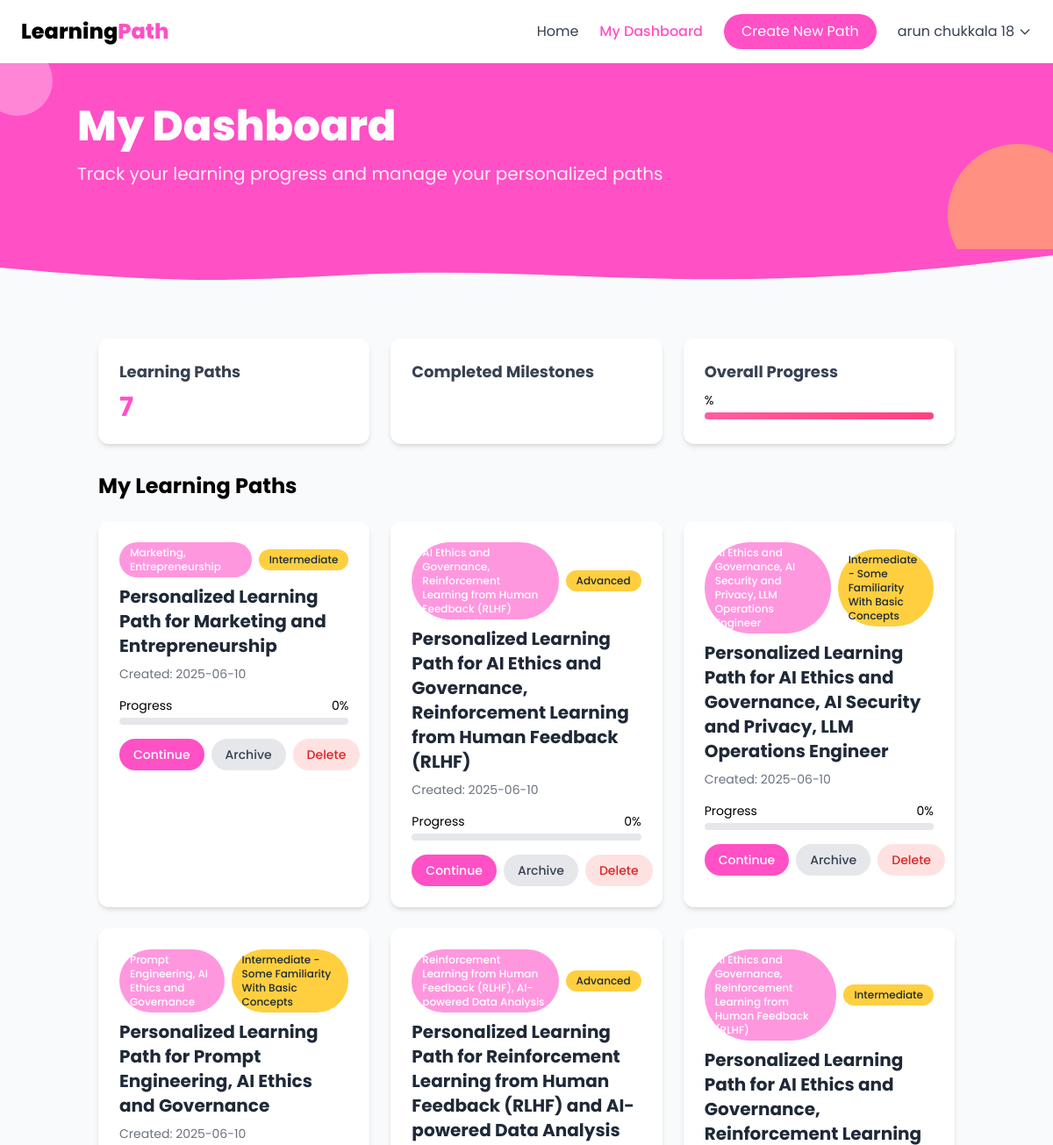
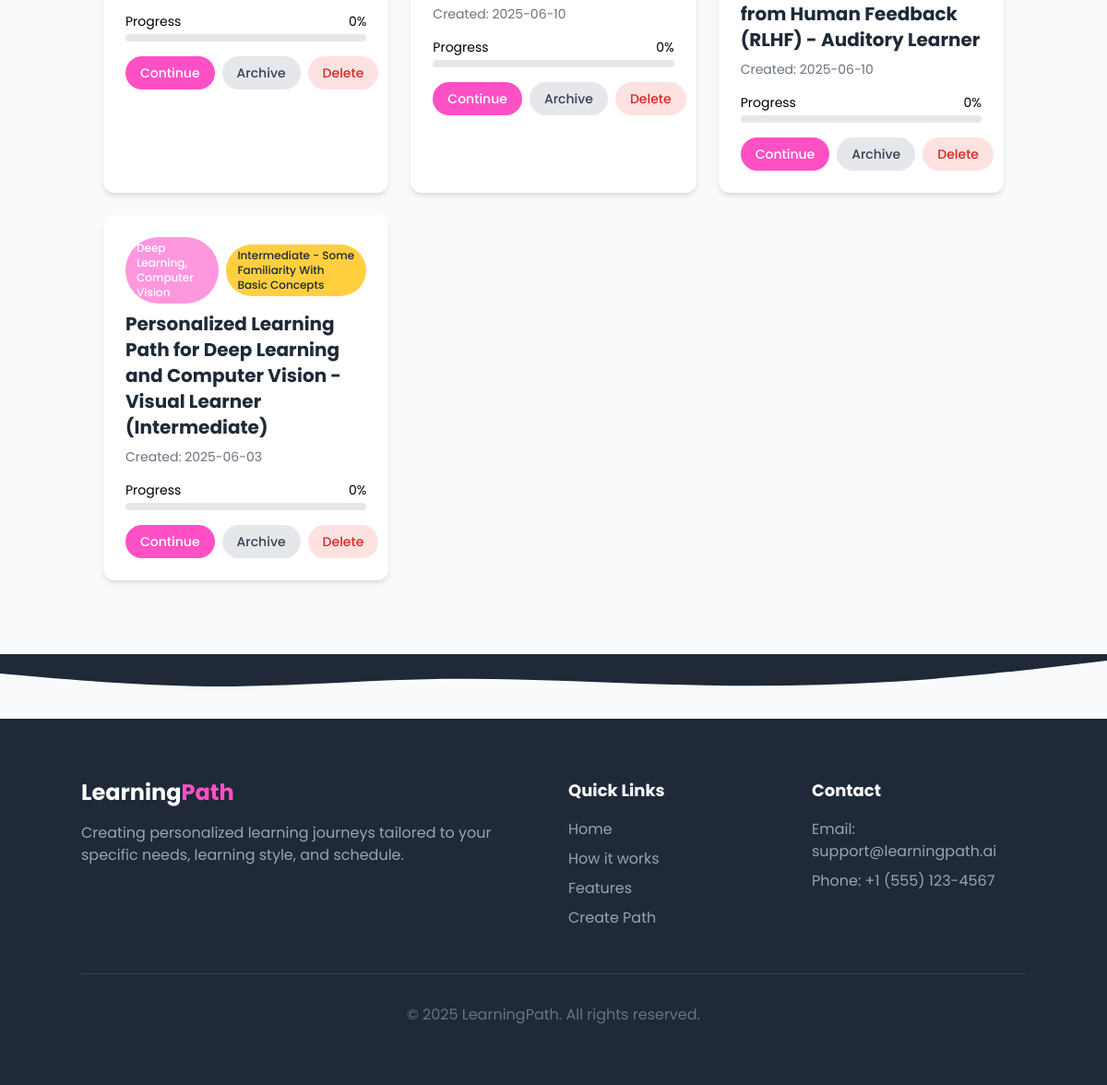
The app's page /dashboard (signed in) with its own data (2 pictures, top to bottom).
### web_app/models.py (models this page shows, shortened)
class User(UserMixin, db.Model):
    __tablename__ = 'users'
    id = db.Column(db.Integer, primary_key=True)
    username = db.Column(db.String(64), index=True, unique=True, nullable=False)
    email = db.Column(db.String(120), index=True, unique=True, nullable=False)
    password_hash = db.Column(db.String(256))
    created_at = db.Column(db.DateTime, default=datetime.utcnow)
    learning_paths = db.relationship('UserLearningPath', backref='author', lazy='dynamic')

class UserLearningPath(db.Model):
    __tablename__ = 'user_learning_paths'
    id = db.Column(db.String(36), primary_key=True, default=lambda: str(uuid.uuid4()))
    user_id = db.Column(db.Integer, db.ForeignKey('users.id'), nullable=False)
    path_data_json = db.Column(db.JSON, nullable=False)
    title = db.Column(db.String(200), nullable=True) # Extracted from path_data for easier display
    topic = db.Column(db.String(100), nullable=True) # Extracted from path_data
    created_at = db.Column(db.DateTime, index=True, default=datetime.utcnow)
    last_accessed_at = db.Column(db.DateTime, default=datetime.utcnow)
    is_archived = db.Column(db.Boolean, default=False)
    progress_entries = db.relationship('LearningProgress', backref='path', lazy='dynamic', cascade='all, delete-orphan')

### web_app/main_routes.py (the view)
@bp.route('/dashboard')
@login_required
def dashboard():
    user_paths = UserLearningPath.query.filter_by(
        user_id=current_user.id,
        is_archived=False
    ).order_by(UserLearningPath.created_at.desc()).all()
    archived_paths = UserLearningPath.query.filter_by(
        user_id=current_user.id,
        is_archived=True
    ).order_by(UserLearningPath.created_at.desc()).all()
    paths_with_progress = []
    total_milestones = 0
    completed_milestones = 0
    for path in user_paths:
        progress_entries = LearningProgress.query.filter_by(
            user_learning_path_id=path.id
        ).all()
        path_total = len(progress_entries)
        path_completed = sum(1 for entry in progress_entries if entry.status == 'completed')
        if path_total > 0:
            progress_percentage = int((path_completed / path_total) * 100)
        else:
            progress_percentage = 0
        total_milestones += path_total
        completed_milestones += path_completed
        paths_with_progress.append({
            'id': path.id,
            'title': path.title,
            'topic': path.topic,
            'expertise_level': path.path_data_json.get('expertise_level', 'Beginner') if path.path_data_json else 'Beginner',
            'created_at': path.created_at.strftime('%Y-%m-%d') if path.created_at else datetime.datetime.now().strftime('%Y-%m-%d'),
            'progress_percentage': progress_percentage,
            'completed': path_completed,
            'total': path_total,
            'is_archived': path.is_archived
        })
    overall_progress = int((completed_milestones / total_milestones) * 100) if total_milestones > 0 else 0
    archived_paths_data = [{
        'id': path.id,
        'title': path.title,
        'topic': path.topic,
        'expertise_level': path.path_data_json.get('expertise_level', 'Beginner'),
        'created_at': path.created_at.strftime('%Y-%m-%d')
    } for path in archived_paths]
    return render_template('dashboard.html',
                          user_paths=paths_with_progress,
                          archived_paths=archived_paths_data,
                          stats={
                              'total_paths': len(user_paths),
                              'completed_milestones': completed_milestones,
                              'total_milestones': total_milestones,
                              'overall_progress': overall_progress
                          })

### web_app/auth_routes.py (called while the page is built)
@login_manager.user_loader
def load_user(user_id):
    return User.query.get(int(user_id))

### web_app/main_routes.py (called while the page is built)
@bp.context_processor
def inject_current_year():
    return {'current_year': datetime.datetime.now().year}

### web_app/templates/dashboard.html (shortened to what this page needs)
<!DOCTYPE html>
<html lang="en">
<head>
    <script src="https://cdn.tailwindcss.com"></script>
</head>
<body class="bg-gray-50 min-h-screen">
    <nav class="py-4 px-6 flex justify-between items-center bg-white shadow-sm">
        <div class="flex items-center space-x-2">
            <a href="/" class="text-2xl font-extrabold">Learning<span class="text-magenta">Path</span></a>
        </div>
        <div class="flex items-center space-x-6">
            <a href="/" class="text-gray-700 hover:text-magenta transition-colors duration-300">Home</a>
            <a href="/dashboard" class="text-magenta font-medium">My Dashboard</a>
            <a href="/#path-form" class="bg-magenta text-white px-5 py-2 rounded-full hover:bg-magentaLight transition-colors duration-300">Create New Path</a>
            <div class="relative group">
                <button class="flex items-center space-x-1 text-gray-700 hover:text-magenta transition-colors duration-300">
                    <span>{{ current_user.username }}</span>
                    <svg xmlns="http://www.w3.org/2000/svg" class="h-4 w-4" fill="none" viewBox="0 0 24 24" stroke="currentColor">
                        <path stroke-linecap="round" stroke-linejoin="round" stroke-width="2" d="M19 9l-7 7-7-7" />
                    </svg>
                </button>
            </div>
        </div>
    </nav>
    <section class="magenta-bg text-white py-12 px-6 relative overflow-hidden">
        <div class="container mx-auto">
            <div class="relative z-10">
                <h1 class="text-4xl md:text-5xl font-extrabold mb-4">My Dashboard</h1>
                <p class="text-xl opacity-90 mb-6">Track your learning progress and manage your personalized paths</p>
            </div>
            <div class="absolute -bottom-10 -right-10 w-40 h-40 bg-sunshine rounded-full opacity-50 z-0"></div>
            <div class="absolute -top-5 -left-5 w-20 h-20 bg-white rounded-full opacity-30 z-0"></div>
        </div>
    </section>
    <div class="wave-divider">
    </div>
    <div class="container mx-auto px-6 py-8">
        <div class="grid grid-cols-1 md:grid-cols-3 gap-6 mb-8">
            <div class="bg-white rounded-xl shadow-md p-6">
                <h3 class="text-lg font-bold text-gray-700 mb-2">Learning Paths</h3>
                <p class="text-3xl font-bold text-magenta">{{ user_paths|length }}</p>
            </div>
            <div class="bg-white rounded-xl shadow-md p-6">
                <h3 class="text-lg font-bold text-gray-700 mb-2">Completed Milestones</h3>
            </div>
            <div class="bg-white rounded-xl shadow-md p-6">
                <h3 class="text-lg font-bold text-gray-700 mb-2">Overall Progress</h3>
                <div class="mt-2">
                    <div class="flex justify-between text-sm mb-1">
                        <span>{{ overall_progress }}%</span>
                    </div>
                    <div class="w-full bg-gray-200 rounded-full h-2">
                        <div class="progress-bar" style="width: {{ overall_progress }}%"></div>
                    </div>
                </div>
            </div>
        </div>
        <h2 class="text-2xl font-bold mb-6">My Learning Paths</h2>
        {% if user_paths %}
            <div class="grid md:grid-cols-2 lg:grid-cols-3 gap-6">
                {% for path in user_paths %}
                    <div id="path-{{ path.id }}" class="bg-white rounded-xl shadow-md overflow-hidden card-hover path-card">
                        <div class="p-6">
                            <div class="flex items-center gap-2 mb-2">
                                <span class="px-3 py-1 bg-magentaLight text-white rounded-full text-xs font-medium">{{ path.topic }}</span>
                                <span class="px-3 py-1 bg-sunshine text-gray-800 rounded-full text-xs font-medium">{{ path.expertise_level|default('Beginner')|title }}</span>
                            </div>
                            <h3 class="text-xl font-bold mb-2 text-gray-800">{{ path.title }}</h3>
                            <p class="text-gray-500 text-sm mb-4">Created: {{ path.created_at }}</p>
                            <div class="mb-4">
                                <div class="flex justify-between text-sm mb-1">
                                    <span>Progress</span>
                                    <span>{{ path.progress_percentage }}%</span>
                                </div>
                                <div class="w-full bg-gray-200 rounded-full h-2">
                                </div>
                            </div>
                            <div class="flex space-x-2">
                                <a href="{{ url_for('main.view_path', path_id=path.id) }}" class="inline-block bg-magenta text-white px-4 py-2 rounded-full text-sm font-medium hover:bg-magentaLight transition-colors duration-300">Continue</a>
                                <button onclick="archivePath('{{ path.id }}')" class="inline-block bg-gray-200 text-gray-700 px-4 py-2 rounded-full text-sm font-medium hover:bg-gray-300 transition-colors duration-300">
                                    {% if path.is_archived %}
                                    Unarchive
                                    {% else %}
                                    Archive
                                    {% endif %}
                                </button>
                                <button onclick="deletePath('{{ path.id }}')" class="inline-block bg-red-100 text-red-600 px-4 py-2 rounded-full text-sm font-medium hover:bg-red-200 transition-colors duration-300">
                                    Delete
                                </button>
                            </div>
                        </div>
                    </div>
                {% endfor %}
            </div>
        {% endif %}
    </div>
    <div class="wave-divider mt-12">
    </div>
    <footer class="bg-gray-800 text-white py-16 px-6">
        <div class="container mx-auto">
            <div class="grid md:grid-cols-4 gap-8">
                <div class="md:col-span-2">
                    <h3 class="text-2xl font-bold mb-4">Learning<span class="text-magenta">Path</span></h3>
                    <p class="text-gray-400 mb-6">Creating personalized learning journeys tailored to your specific needs, learning style, and schedule.</p>
                </div>
                <div>
                    <h4 class="text-lg font-bold mb-4">Quick Links</h4>
                    <ul class="space-y-2">
                        <li><a href="/" class="text-gray-400 hover:text-white transition-colors duration-300">Home</a></li>
                        <li><a href="/#how-it-works" class="text-gray-400 hover:text-white transition-colors duration-300">How it works</a></li>
                        <li><a href="/#features" class="text-gray-400 hover:text-white transition-colors duration-300">Features</a></li>
                        <li><a href="/#path-form" class="text-gray-400 hover:text-white transition-colors duration-300">Create Path</a></li>
                    </ul>
                </div>
                <div>
                    <h4 class="text-lg font-bold mb-4">Contact</h4>
                    <ul class="space-y-2 text-gray-400">
                        <li>Email: support@learningpath.ai</li>
                        <li>Phone: +1 (555) 123-4567</li>
                    </ul>
                </div>
            </div>
            <div class="border-t border-gray-700 mt-12 pt-8 text-center text-gray-500">
                <p>&copy; {{ current_year }} LearningPath. All rights reserved.</p>
            </div>
        </div>
    </footer>
</body>
</html>

### web_app/templates/dashboard.html (style rules this page uses)
body { font-family: 'Poppins', sans-serif; scroll-behavior: smooth; }
.magenta-bg { background-color: #ff50c5; }
.wave-divider { position: relative; height: 70px; width: 100%; }
.wave-divider svg { position: absolute; bottom: 0; width: 100%; height: 70px; }
.card-hover { transition: all 0.3s ease; }
.progress-bar { background: linear-gradient(to right, #FF5F9E, #FF427F); height: 100%; border-radius: 9999px; }

### records on screen
User: username "arun chukkala 18"
UserLearningPath: topic "Marketing, Entrepreneurship", expertise_level "Intermediate", title "Personalized Learning Path for Marketing and Entrepreneurship", created_at "2025-06-10", progress_percentage "0"
UserLearningPath: topic "AI Ethics and Governance, Reinforcement Learning from Human Feedback (RLHF)", expertise_level "Advanced", title "Personalized Learning Path for AI Ethics and Governance, Reinforcement Learning from Human Feedback (RLHF)", created_at "2025-06-10", progress_percentage "0"
UserLearningPath: topic "AI Ethics and Governance, AI Security and Privacy, LLM Operations Engineer", expertise_level "Intermediate - Some Familiarity With Basic Concepts", title "Personalized Learning Path for AI Ethics and Governance, AI Security and Privacy, LLM Operations Engineer", created_at "2025-06-10", progress_percentage "0"
UserLearningPath: topic "Prompt Engineering, AI Ethics and Governance", expertise_level "Intermediate - Some Familiarity With Basic Concepts", title "Personalized Learning Path for Prompt Engineering, AI Ethics and Governance", created_at "2025-06-10", progress_percentage "0"
UserLearningPath: topic "Reinforcement Learning from Human Feedback (RLHF), AI-powered Data Analysis", expertise_level "Advanced", title "Personalized Learning Path for Reinforcement Learning from Human Feedback (RLHF) and AI-powered Data Analysis", created_at "2025-06-10", progress_percentage "0"
UserLearningPath: topic "AI Ethics and Governance, Reinforcement Learning from Human Feedback (RLHF)", expertise_level "Intermediate", title "Personalized Learning Path for AI Ethics and Governance, Reinforcement Learning from Human Feedback (RLHF) - Auditory Learner", created_at "2025-06-10", progress_percentage "0"
UserLearningPath: topic "Deep Learning, Computer Vision", expertise_level "Intermediate - Some Familiarity With Basic Concepts", title "Personalized Learning Path for Deep Learning and Computer Vision - Visual Learner (Intermediate)", created_at "2025-06-03", progress_percentage "0"

### other values on screen
{{ user_paths|length }} "7"
